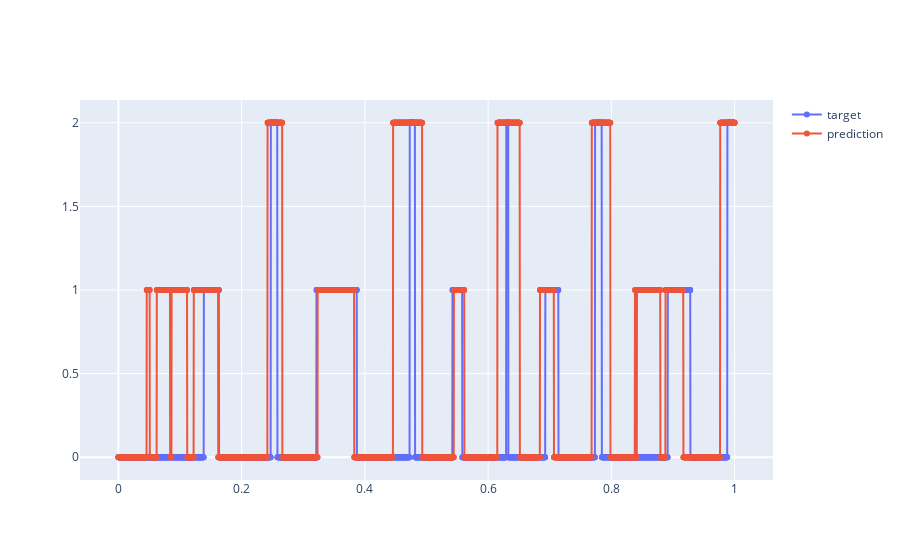

Notebook code cell kept with this figure:
### Code cell
x_scale = np.linspace(0, 1, len(test_targets[2000:5000]))

# Create traces
fig = go.Figure()
fig.add_trace(go.Scatter(x=x_scale, y=test_targets[2000:5000], mode='markers+lines', name='target'))
fig.add_trace(go.Scatter(x=x_scale, y=pred[2000:5000], mode='markers+lines', name='prediction'))

fig.show()

### Figure 1 — Plotly figure (JSON) as saved in the notebook; plotly's stock layout.template omitted (floating-point values rounded to 4 significant figures; data arrays with more than 128 entries replaced by an {"elided": "..."} marker saying what was removed)
{"data": [{"mode": "markers+lines", "name": "target", "type": "scatter", "x": {"elided": "3000 float values"}, "y": {"elided": "3000 int values"}}, {"mode": "markers+lines", "name": "prediction", "type": "scatter", "x": {"elided": "3000 float values"}, "y": {"elided": "3000 int values"}}], "layout": {}}
